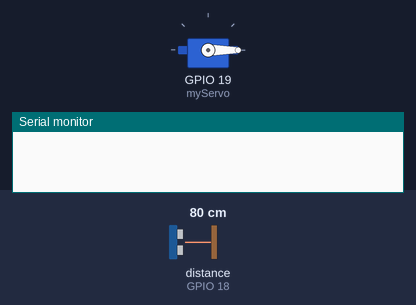
The sketch below on a simulated ESP32. On the bench: servo, the last lines printed to the serial monitor. Wiring (inferred from the names in the program): ultrasonic range finder: trigger GPIO 5; echo GPIO 18. Inputs (shaded band) come from the test bench; at power-on: distance to the obstacle (sensor on GPIO 18) 80 cm. The echo pulse lasts 58.3 µs per cm.

Above: at 0.0 s.
At 4.2 s:
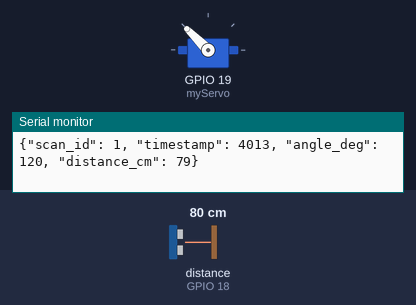
4.3 s: distance to the obstacle (sensor on GPIO 18) set to 250 cm
At 6.2 s:
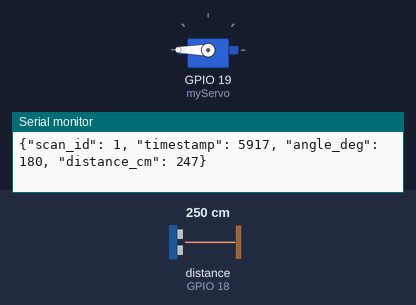
Timing chart, 0 to 13.3 s (numbered marks = the images above; inputs shaded):
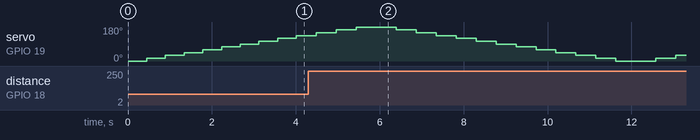

The sketch:

aakriti_twin_scanner.ino
```cpp
#include <ESP32Servo.h>

#define TRIG 5
#define ECHO 18

Servo myServo;
int scan_id = 0;

long getDistance() {
  long total = 0;
  int count = 0;

  for (int i = 0; i < 3; i++) {
    digitalWrite(TRIG, LOW);
    delayMicroseconds(2);

    digitalWrite(TRIG, HIGH);
    delayMicroseconds(10);

    digitalWrite(TRIG, LOW);

    long duration = pulseIn(ECHO, HIGH, 30000);
    long distance = duration * 0.034 / 2;

    if (distance > 5 && distance < 300) {
      total += distance;
      count++;
    }

    delay(10);
  }

  if (count == 0) return -1;
  return total / count;
}

void setup() {
  Serial.begin(115200);

  pinMode(TRIG, OUTPUT);
  pinMode(ECHO, INPUT);

  myServo.setPeriodHertz(50);
  myServo.attach(19);
}

void loop() {
  scan_id++;

  // Forward scan
  for (int angle = 0; angle <= 180; angle += 15) {
    myServo.write(angle);
    delay(400);

    long distance = getDistance();

    Serial.print("{");
    Serial.print("\"scan_id\": "); Serial.print(scan_id);
    Serial.print(", \"timestamp\": "); Serial.print(millis());
    Serial.print(", \"angle_deg\": "); Serial.print(angle);
    Serial.print(", \"distance_cm\": "); Serial.print(distance);
    Serial.println("}");
  }

  // Reverse scan
  for (int angle = 180; angle >= 0; angle -= 15) {
    myServo.write(angle);
    delay(400);

    long distance = getDistance();

    Serial.print("{");
    Serial.print("\"scan_id\": "); Serial.print(scan_id);
    Serial.print(", \"timestamp\": "); Serial.print(millis());
    Serial.print(", \"angle_deg\": "); Serial.print(angle);
    Serial.print(", \"distance_cm\": "); Serial.print(distance);
    Serial.println("}");
  }
}
```
